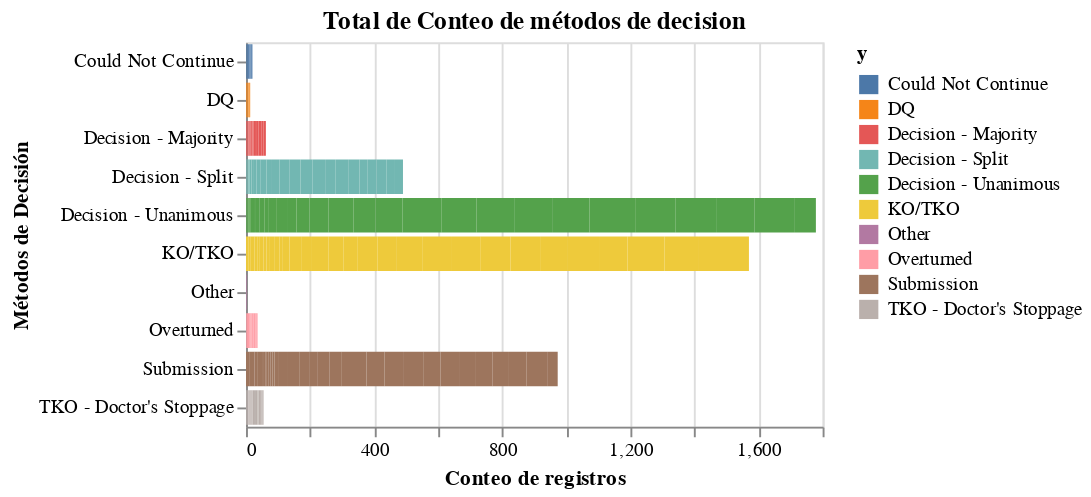

Write notebook code for a chart like this one.
### Markdown cell above
## Gráficos de método de decisión

### Code cell
#Gráfica de barras en altair
bars = alt.Chart(grouped_count).mark_bar().encode(
    y=alt.Y('y', title='Métodos de Decisión'),   
    x=alt.X('count:Q', title='Conteo de registros'), 
    
    color='y:N', # se agrega color para identificar cada metodo de decision
   
).properties(
    title='Total de Conteo de métodos de decision'
).interactive()


#Mostrar gráfico
bars

### Figure 1 — Vega-Lite specification as saved in the notebook (floating-point values rounded to 4 significant figures; data arrays with more than 128 entries replaced by an {"elided": "..."} marker saying what was removed)
{"config": {"view": {"continuousWidth": 300, "continuousHeight": 300}}, "data": {"name": "data-2a578e9fd8b34f3bc77ad8ce3c341ebb"}, "mark": {"type": "bar"}, "encoding": {"color": {"field": "y", "type": "nominal"}, "x": {"field": "count", "title": "Conteo de registros", "type": "quantitative"}, "y": {"field": "y", "title": "Métodos de Decisión", "type": "nominal"}}, "params": [{"name": "param_1", "select": {"type": "interval", "encodings": ["x", "y"]}, "bind": "scales"}], "title": "Total de Conteo de métodos de decision", "$schema": "https://vega.github.io/schema/vega-lite/v5.8.0.json", "datasets": {"data-2a578e9fd8b34f3bc77ad8ce3c341ebb": {"elided": "201 records"}}}
